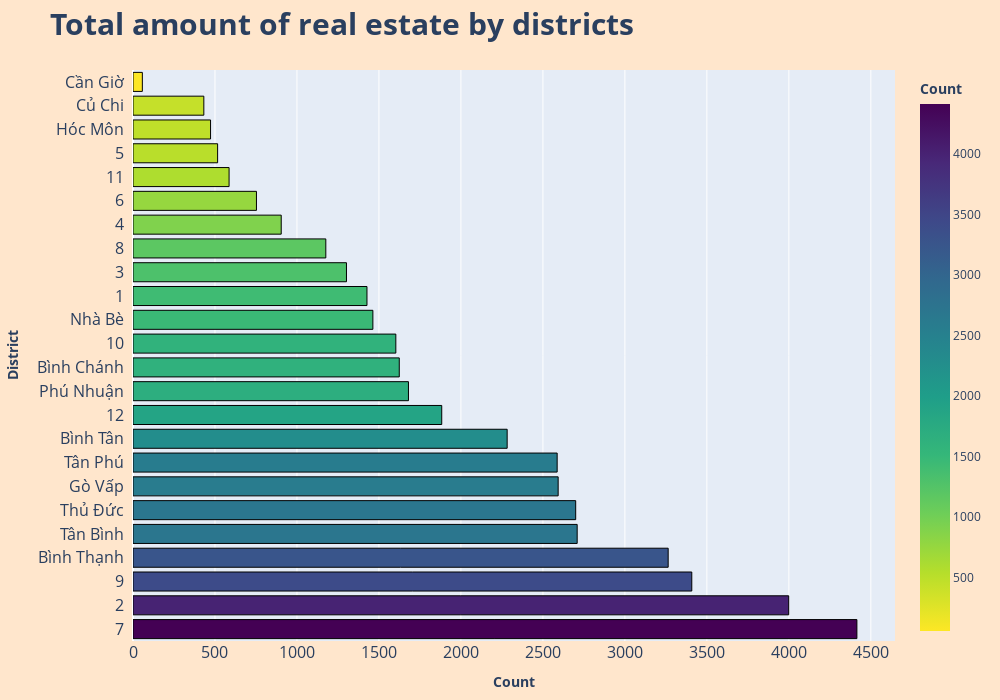

Here is the notebook cell this chart was saved with:
### Code cell
district_count.sort_values(ascending = False ,by='count', inplace= True)
mean_of_count = np.mean(district_count['count'])
fig = px.bar(district_count,
              x='count',
              y='District', orientation='h', color='count',
             color_continuous_scale='viridis_r', title='<b>Total amount of real estate by districts </b>',
             labels={'count': '<b>Count</b>', 'District': '<b>District</b>'})

fig.update_layout(
               title_font_size = 30,
               width = 1000,
               height = 700,
               margin=dict(l=20, r=30, t=70, b=20),
               paper_bgcolor='#ffe6cc',
               xaxis=dict(tickfont=dict(size=16)),
               yaxis=dict(tickfont=dict(size=16), ticksuffix = "  ")
               )
fig.update_traces(marker_line_color='black', marker_line_width=1.0, hovertemplate='<b>%{x}</b> real estates are located in <b>district %{y}</b>')
fig.show(config=dict({'scrollZoom':False}))

### Figure 1 — Plotly figure (JSON) as saved in the notebook; plotly's stock layout.template omitted (floating-point values rounded to 4 significant figures)
{"data": [{"alignmentgroup": "True", "hovertemplate": "<b>%{x}</b> real estates are located in <b>district %{y}</b>", "legendgroup": "", "marker": {"color": [4415, 3999, 3408, 3264, 2709, 2700, 2593, 2587, 2282, 1883, 1680, 1624, 1603, 1463, 1427, 1302, 1176, 904, 753, 586, 516, 473, 432, 57], "coloraxis": "coloraxis", "line": {"color": "black", "width": 1}, "pattern": {"shape": ""}}, "name": "", "offsetgroup": "", "orientation": "h", "showlegend": false, "textposition": "auto", "type": "bar", "x": [4415, 3999, 3408, 3264, 2709, 2700, 2593, 2587, 2282, 1883, 1680, 1624, 1603, 1463, 1427, 1302, 1176, 904, 753, 586, 516, 473, 432, 57], "xaxis": "x", "y": ["7", "2", "9", "Bình Thạnh", "Tân Bình", "Thủ Đức", "Gò Vấp", "Tân Phú", "Bình Tân", "12", "Phú Nhuận", "Bình Chánh", "10", "Nhà Bè", "1", "3", "8", "4", "6", "11", "5", "Hóc Môn", "Củ Chi", "Cần Giờ"], "yaxis": "y"}], "layout": {"barmode": "relative", "coloraxis": {"colorbar": {"title": {"text": "<b>Count</b>"}}, "colorscale": [[0, "#fde725"], [0.1111, "#b5de2b"], [0.2222, "#6ece58"], [0.3333, "#35b779"], [0.4444, "#1f9e89"], [0.5556, "#26828e"], [0.6667, "#31688e"], [0.7778, "#3e4989"], [0.8889, "#482878"], [1, "#440154"]]}, "height": 700, "legend": {"tracegroupgap": 0}, "margin": {"b": 20, "l": 20, "r": 30, "t": 70}, "paper_bgcolor": "#ffe6cc", "title": {"font": {"size": 30}, "text": "<b>Total amount of real estate by districts </b>"}, "width": 1000, "xaxis": {"anchor": "y", "domain": [0, 1], "tickfont": {"size": 16}, "title": {"text": "<b>Count</b>"}}, "yaxis": {"anchor": "x", "domain": [0, 1], "tickfont": {"size": 16}, "ticksuffix": "  ", "title": {"text": "<b>District</b>"}}}}
